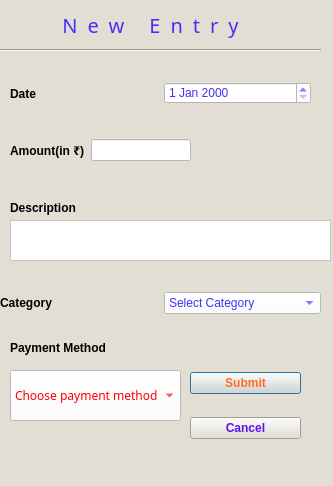
<?xml version="1.0" encoding="UTF-8"?>
<ui version="4.0">
 <class>newWindow</class>
 <widget class="QDialog" name="newWindow">
  <property name="geometry">
   <rect>
    <x>0</x>
    <y>0</y>
    <width>333</width>
    <height>486</height>
   </rect>
  </property>
  <property name="windowTitle">
   <string>Dialog</string>
  </property>
  <property name="styleSheet">
   <string notr="true">background-color: #E2DED3;
</string>
  </property>
  <widget class="QWidget" name="layoutWidget">
   <property name="geometry">
    <rect>
     <x>0</x>
     <y>290</y>
     <width>321</width>
     <height>26</height>
    </rect>
   </property>
   <layout class="QHBoxLayout" name="horizontalLayout_3">
    <item>
     <widget class="QLabel" name="label_5">
      <property name="styleSheet">
       <string notr="true">color: black;
font-weight: bold</string>
      </property>
      <property name="text">
       <string>Category</string>
      </property>
     </widget>
    </item>
    <item>
     <widget class="QComboBox" name="comboBox">
      <property name="styleSheet">
       <string notr="true">background-color: rgb(255, 255, 255);
color: #472FF7</string>
      </property>
      <item>
       <property name="text">
        <string>Select Category</string>
       </property>
      </item>
      <item>
       <property name="text">
        <string>Shopping</string>
       </property>
      </item>
      <item>
       <property name="text">
        <string>Vehicle</string>
       </property>
      </item>
      <item>
       <property name="text">
        <string>LifeStyle</string>
       </property>
      </item>
      <item>
       <property name="text">
        <string>Clothing</string>
       </property>
      </item>
      <item>
       <property name="text">
        <string>Investments</string>
       </property>
      </item>
      <item>
       <property name="text">
        <string>Miscellaneous</string>
       </property>
      </item>
     </widget>
    </item>
   </layout>
  </widget>
  <widget class="QPlainTextEdit" name="plainTextEdit">
   <property name="geometry">
    <rect>
     <x>10</x>
     <y>220</y>
     <width>321</width>
     <height>41</height>
    </rect>
   </property>
   <property name="styleSheet">
    <string notr="true">background-color: rgb(255, 255, 255);</string>
   </property>
  </widget>
  <widget class="Line" name="line">
   <property name="geometry">
    <rect>
     <x>-10</x>
     <y>40</y>
     <width>331</width>
     <height>20</height>
    </rect>
   </property>
   <property name="orientation">
    <enum>Qt::Horizontal</enum>
   </property>
  </widget>
  <widget class="QLabel" name="label">
   <property name="geometry">
    <rect>
     <x>0</x>
     <y>9</y>
     <width>311</width>
     <height>31</height>
    </rect>
   </property>
   <property name="font">
    <font>
     <family>Poor Richard</family>
     <pointsize>15</pointsize>
    </font>
   </property>
   <property name="styleSheet">
    <string notr="true">color: #472FF7;
letter-spacing: 10px</string>
   </property>
   <property name="text">
    <string>New Entry</string>
   </property>
   <property name="alignment">
    <set>Qt::AlignCenter</set>
   </property>
  </widget>
  <widget class="QLabel" name="label_4">
   <property name="geometry">
    <rect>
     <x>10</x>
     <y>200</y>
     <width>71</width>
     <height>16</height>
    </rect>
   </property>
   <property name="styleSheet">
    <string notr="true">color: black;
font-weight: bold</string>
   </property>
   <property name="text">
    <string>Description</string>
   </property>
  </widget>
  <widget class="QWidget" name="layoutWidget_2">
   <property name="geometry">
    <rect>
     <x>10</x>
     <y>125</y>
     <width>181</width>
     <height>51</height>
    </rect>
   </property>
   <layout class="QHBoxLayout" name="horizontalLayout_2">
    <item>
     <widget class="QLabel" name="label_3">
      <property name="styleSheet">
       <string notr="true">color: black;
font-weight: bold</string>
      </property>
      <property name="text">
       <string>Amount(in ₹)</string>
      </property>
     </widget>
    </item>
    <item>
     <widget class="QLineEdit" name="amountInput">
      <property name="styleSheet">
       <string notr="true">background-color: rgb(255, 255, 255);</string>
      </property>
     </widget>
    </item>
   </layout>
  </widget>
  <widget class="QWidget" name="layoutWidget_3">
   <property name="geometry">
    <rect>
     <x>10</x>
     <y>80</y>
     <width>301</width>
     <height>27</height>
    </rect>
   </property>
   <layout class="QHBoxLayout" name="horizontalLayout">
    <item>
     <widget class="QLabel" name="label_2">
      <property name="styleSheet">
       <string notr="true">color: black;
font-weight: bold</string>
      </property>
      <property name="text">
       <string>Date</string>
      </property>
     </widget>
    </item>
    <item>
     <widget class="QDateEdit" name="dateEdit">
      <property name="styleSheet">
       <string notr="true">color: #472FF7;
background: white</string>
      </property>
     </widget>
    </item>
   </layout>
  </widget>
  <widget class="QLabel" name="label_6">
   <property name="geometry">
    <rect>
     <x>10</x>
     <y>340</y>
     <width>101</width>
     <height>16</height>
    </rect>
   </property>
   <property name="styleSheet">
    <string notr="true">color: black;
font-weight: bold</string>
   </property>
   <property name="text">
    <string>Payment Method</string>
   </property>
  </widget>
  <widget class="QWidget" name="layoutWidget">
   <property name="geometry">
    <rect>
     <x>190</x>
     <y>355</y>
     <width>111</width>
     <height>101</height>
    </rect>
   </property>
   <layout class="QVBoxLayout" name="verticalLayout_2">
    <item>
     <widget class="QPushButton" name="submitBtn">
      <property name="styleSheet">
       <string notr="true">color: #FF6D24;
font-weight: bold;</string>
      </property>
      <property name="text">
       <string>Submit</string>
      </property>
     </widget>
    </item>
    <item>
     <widget class="QPushButton" name="pushButton">
      <property name="styleSheet">
       <string notr="true">color: #5D12E8;
font-weight: bold</string>
      </property>
      <property name="text">
       <string>Cancel</string>
      </property>
     </widget>
    </item>
   </layout>
  </widget>
  <widget class="QComboBox" name="paymentMethodInput">
   <property name="geometry">
    <rect>
     <x>10</x>
     <y>370</y>
     <width>171</width>
     <height>51</height>
    </rect>
   </property>
   <property name="font">
    <font>
     <family>Rockwell</family>
    </font>
   </property>
   <property name="styleSheet">
    <string notr="true">color: red;
background: white;</string>
   </property>
   <item>
    <property name="text">
     <string>Choose payment method</string>
    </property>
   </item>
   <item>
    <property name="text">
     <string>Cash</string>
    </property>
   </item>
   <item>
    <property name="text">
     <string>Card</string>
    </property>
   </item>
   <item>
    <property name="text">
     <string>UPI</string>
    </property>
   </item>
  </widget>
 </widget>
 <resources/>
 <connections/>
</ui>
